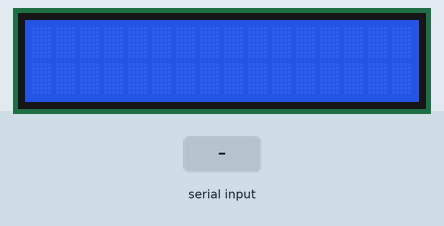
The sketch below on a simulated ESP32. Parts: 16×2 character LCD. Inputs (shaded band) come from the test bench. What the sketch prints to the serial monitor is not drawn.

Above: at 1.2 s.
1.3 s: "reset\n" received over the second serial link
At 2.1 s:
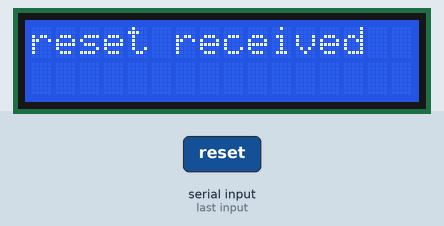
3.8 s: "90,45,200\n" received over the second serial link
At 5.6 s:
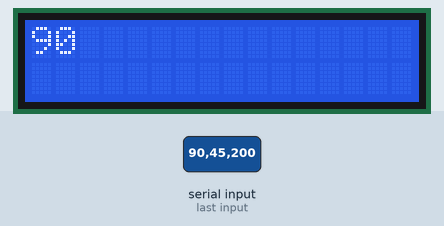
6.8 s: "30,150\n" received over the second serial link
At 8.5 s:
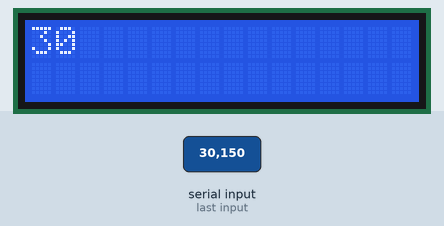
9.8 s: "5\n" received over the second serial link
At 11.6 s:
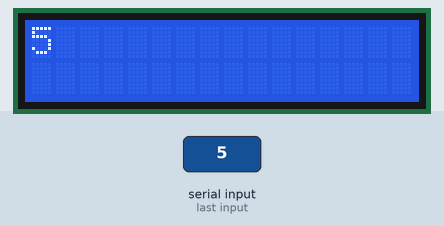
Timing chart, 0 to 13.1 s (numbered marks = the images above; inputs shaded):
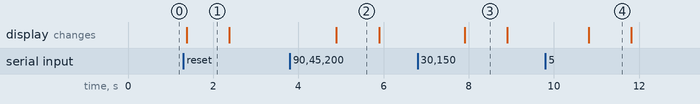

The sketch:

led_arduino.ino
```cpp
#include <elapsedMillis.h>
#include <Adafruit_NeoPixel.h>

const int inputPin = 2; // Digital input pin on Receiver Arduino
const int resetPin = 3; // Digital input pin on Receiver Arduino

#define RXD2 16
#define TXD2 17

#define PIN        2 // On Trinket or Gemma, suggest changing this to 1
#define NUMPIXELS 118 // Popular NeoPixel ring size

#include <LiquidCrystal_I2C.h>
int lcdColumns = 16;
int lcdRows = 2;
LiquidCrystal_I2C lcd(0x27, lcdColumns, lcdRows);

Adafruit_NeoPixel strip(NUMPIXELS, PIN, NEO_GRB + NEO_KHZ800);

uint32_t colorArray[30] = {
  strip.Color(0, 255, 0),     // Green
  strip.Color(0, 200, 0),
  strip.Color(0, 255, 0),     // Green
  strip.Color(0, 50, 0),
  strip.Color(0, 150, 0),
  strip.Color(0, 255, 0),     // Green
  strip.Color(0, 200, 0),
  strip.Color(0, 100, 0),
  strip.Color(0, 255, 0),     // Green
  strip.Color(0, 255, 0),     // Green
  strip.Color(0, 200, 0),      // Green
  strip.Color(0, 100, 0),
  strip.Color(0, 50, 0),
  strip.Color(100, 100, 0),
  strip.Color(150, 150, 0),
  strip.Color(200, 200, 0),
  strip.Color(255, 255, 0),   // Yellow
  strip.Color(50, 50, 0),
  strip.Color(50, 50, 0),
  strip.Color(150, 150, 0),
  strip.Color(200, 200, 0),   // Yellow
  strip.Color(255, 255, 0),
  strip.Color(255, 0, 0),     // Red
  strip.Color(200, 0, 0),
  strip.Color(150, 0, 0),
  strip.Color(100, 0, 0),
  strip.Color(255, 0, 0),     // Red
  strip.Color(200, 0, 0),
  strip.Color(100, 0, 0),
  strip.Color(200, 0, 0)     // Red
};

uint32_t currentColor = strip.Color(0, 0, 0);
String incoming;

void setup() {
  Serial.begin(115200);
  Serial.println("Started the receiver (black board");
  Serial2.begin(9600, SERIAL_8N1, RXD2, TXD2);
  // initialize LCD
  lcd.init();
  // turn on LCD backlight
  lcd.backlight();
}

void loop() {

  if (Serial2.available() >= 1) {
    //Serial.print(char(Serial2.read()));
    incoming = Serial2.readStringUntil('\n');
    Serial.println(incoming);

    if (incoming == "reset") {
      Serial.println("reset received");
      lcd.setCursor(0, 0);
      // print message
      lcd.print("reset received");
      delay(1000);
      // clears the display to print new message
      lcd.clear();
    } else {
      fadeBetweenColors(colorArray[incoming.toInt() - 1], colorArray[incoming.toInt()], 1000);
      Serial.print("next received: ");
      Serial.println(incoming.toInt());
      lcd.setCursor(0, 0);
      // print message
      lcd.print(incoming.toInt());
      delay(1000);
      // clears the display to print new message
      lcd.clear();
    }
  }


  delay(100); // Delay for 100 milliseconds between readings
}

void fadeBetweenColors(uint32_t colorFrom, uint32_t colorTo, uint32_t duration) {
  uint32_t startTime = millis();
  while (millis() - startTime <= duration) {
    float progress = (float)(millis() - startTime) / (float)duration; // Calculate fade progress (0.0 to 1.0)

    // Interpolate color components
    uint8_t r = ((uint8_t)((1.0 - progress) * ((colorFrom >> 16) & 0xFF) + progress * ((colorTo >> 16) & 0xFF)));
    uint8_t g = ((uint8_t)((1.0 - progress) * ((colorFrom >> 8) & 0xFF) + progress * ((colorTo >> 8) & 0xFF)));
    uint8_t b = ((uint8_t)((1.0 - progress) * (colorFrom & 0xFF) + progress * (colorTo & 0xFF)));

    // Set each pixel to the interpolated color
    for (int i = 0; i < strip.numPixels(); i++) {
      strip.setPixelColor(i, strip.Color(r, g, b));
    }

    strip.show(); // Update NeoPixel strip with interpolated color
  }
}
```

Measured:
- after the input at 1.3 s, the display: changes after 0.08 s (image 1)
- after the input at 3.8 s, the display: changes after 1.1 s (image 2)
- after the input at 6.8 s, the display: changes after 1.1 s (image 3)
- after the input at 9.8 s, the display: changes after 1.0 s (image 4)
- what the display in image 1 shows lasts 1.0 s, from 1.4 s to 2.4 s
